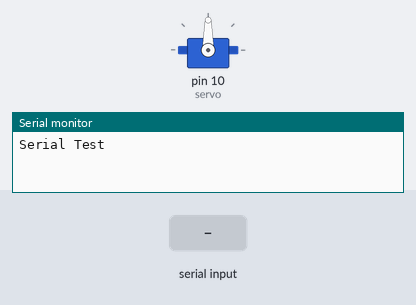
A sketch run on a simulated Arduino Uno, built with avr-gcc and run on an emulated ATmega328P. Shown: servo, the last lines printed to the serial monitor. The inputs (shaded band) are chosen by the test bench.

Above: at 1.2 s.
1.3 s: "1" received over Serial
At 1.9 s:
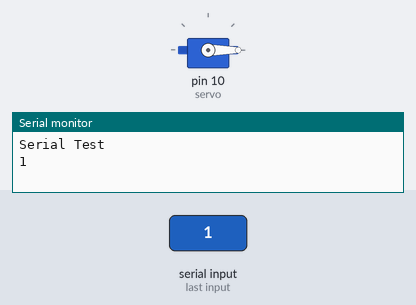
Timing chart, 0 to 4.3 s (numbered marks = the images above; inputs shaded):
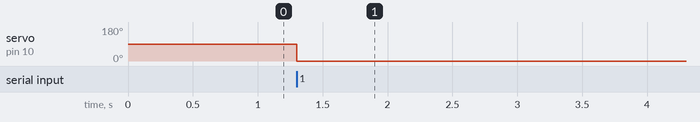

Measured:
- after the input at 1.3 s, servo on pin 10 (servo): 90° → 0° at once

The sketch:

sketch_nov22a.ino
```cpp
#include <Servo.h>
Servo servo;

void setup() {
  servo.attach(10); // あなたのサーボモーターのピン番号
  Serial.begin(9600); // シリアル通信の開始
  Serial.println("Serial Test");
  servo.write(90);
}

void loop() {
   if (Serial.available() > 0) {
    char received = Serial.read(); // データの読み込み
    Serial.println(received);
    if (received == '1') {
      // サーボモーターを動かす処理
      servo.write(0); // 例：90度に動かす
    }
   }
}
```
